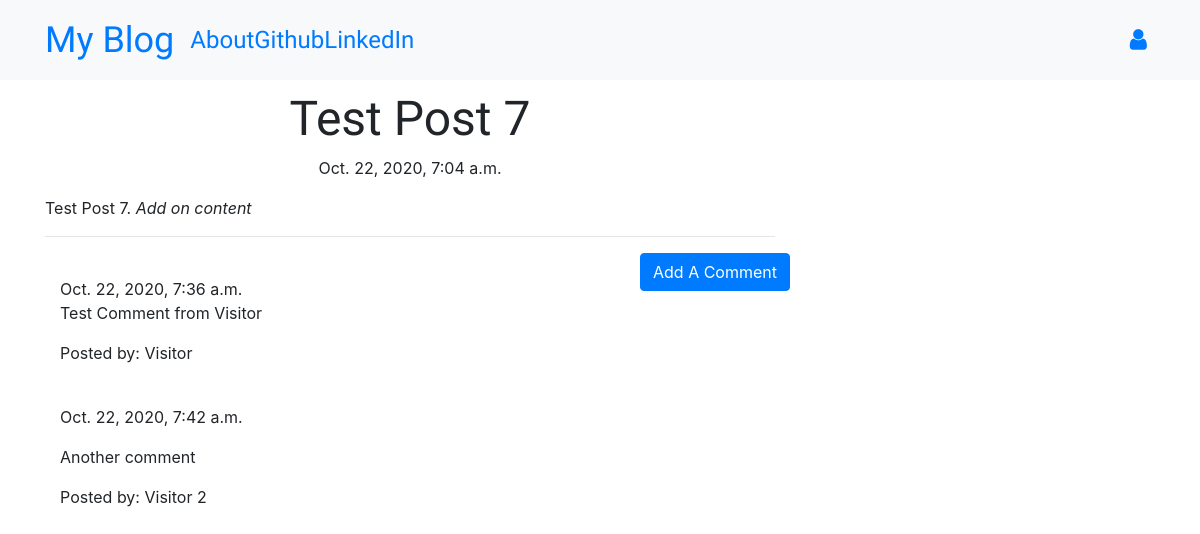
Screenshot of /post/8 with the database file from the repository.
### blog/models.py (models this page shows, shortened)
class Post(models.Model):
    author = models.ForeignKey('auth.User', on_delete=models.CASCADE)
    title = models.CharField(max_length=200)
    text = models.TextField()
    created_date = models.DateTimeField(default=timezone.now)
    published_date = models.DateTimeField(blank=True, null=True)

class Comment(models.Model):
    post = models.ForeignKey('blog.Post', related_name='comment', on_delete=models.CASCADE)
    author = models.CharField(max_length=100)
    text = models.TextField()
    created_date = models.DateTimeField(default=timezone.now)
    approved_comment = models.BooleanField(default=False)

### blog/views.py (the view)
# urls.py: url(r'^post/(?P<pk>\d+)$', views.PostDetailView.as_view(), name='post_detail'),
class PostDetailView(DetailView):
    model = Post

### blog/templates/blog/post_detail.html (shortened to what this page needs)
{% extends "blog/base.html" %}
{% block content %}
    <h1 class="posttitle loader">{{ post.title }}</h1>
    {% if post.published_date %}
    <div class="date postdate">
        {{ post.published_date }}
    </div>
    {% else %}
        <a class="btn btn-outline-dark" href="{% url 'post_publish' pk=post.pk %}">Publish</a>
    {% endif %}
    <p class="postcontent">{{ post.text|safe|linebreaksbr}}</p>
    <hr>
    <a class="btn btn-primary btn-comment" href="{% url 'add_comment_to_post' pk=post.pk %}">Add A Comment</a>
    <div class="container">
        {% for comment in post.comment.all%}
            <br>
            {% if user.is_authenticated or comment.approved_comment%}
                {{ comment.created_date }}
                <p>{{ comment.text|safe|linebreaksbr }}</p>
                <p>Posted by: {{ comment.author }}</p>
            {% endif %}
            {% empty %}
            <p>No Comments</p>
        {% endfor %}
    </div>
{% endblock %}

### blog/static/css/blog.css (style rules this page uses)
.postdate { text-align: center; }
.posttitle { font-family: 'Russo One', sans-serif; font-size: 3em; text-align: center; }
.postcontent { font-family: 'Montserrat', sans-serif; font-size: 1.5em; }
.btn-comment { position: absolute; right: 0px; }
.loader { filter:hue-rotate(0deg); color:linear-gradient(45deg,#0f8,#08f); animation:hue 10000ms infinite linear; }

### rows the page displays
Post: title "Test Post 7", published_date "Oct. 22, 2020, 7:04 a.m.", text "Test Post 7. Add on content"
Comment: created_date "Oct. 22, 2020, 7:36 a.m.", text "Test Comment from Visitor", author "Visitor"
Comment: created_date "Oct. 22, 2020, 7:42 a.m.", text "Another comment", author "Visitor 2"
